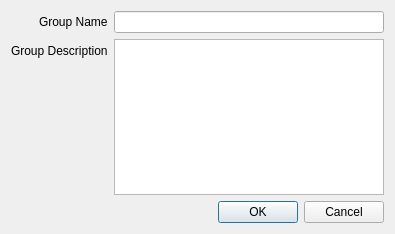
<?xml version="1.0" encoding="UTF-8"?>
<ui version="4.0">
 <class>DatabaseAdminEditGroup</class>
 <widget class="QDialog" name="DatabaseAdminEditGroup">
  <property name="geometry">
   <rect>
    <x>0</x>
    <y>0</y>
    <width>395</width>
    <height>234</height>
   </rect>
  </property>
  <property name="windowTitle">
   <string>Group Dialog</string>
  </property>
  <layout class="QVBoxLayout" name="verticalLayout">
   <item>
    <layout class="QFormLayout" name="formLayout">
     <property name="labelAlignment">
      <set>Qt::AlignRight|Qt::AlignTrailing|Qt::AlignVCenter</set>
     </property>
     <item row="0" column="0">
      <widget class="QLabel" name="label">
       <property name="text">
        <string>Group Name</string>
       </property>
      </widget>
     </item>
     <item row="0" column="1">
      <widget class="QLineEdit" name="lineEdit"/>
     </item>
     <item row="1" column="0">
      <widget class="QLabel" name="label_2">
       <property name="text">
        <string>Group Description</string>
       </property>
      </widget>
     </item>
     <item row="1" column="1">
      <widget class="QPlainTextEdit" name="plainTextEdit"/>
     </item>
    </layout>
   </item>
   <item>
    <widget class="QDialogButtonBox" name="buttonBox">
     <property name="orientation">
      <enum>Qt::Horizontal</enum>
     </property>
     <property name="standardButtons">
      <set>QDialogButtonBox::Cancel|QDialogButtonBox::Ok</set>
     </property>
    </widget>
   </item>
  </layout>
 </widget>
 <resources/>
 <connections>
  <connection>
   <sender>buttonBox</sender>
   <signal>accepted()</signal>
   <receiver>DatabaseAdminEditGroup</receiver>
   <slot>accept()</slot>
   <hints>
    <hint type="sourcelabel">
     <x>248</x>
     <y>254</y>
    </hint>
    <hint type="destinationlabel">
     <x>157</x>
     <y>274</y>
    </hint>
   </hints>
  </connection>
  <connection>
   <sender>buttonBox</sender>
   <signal>rejected()</signal>
   <receiver>DatabaseAdminEditGroup</receiver>
   <slot>reject()</slot>
   <hints>
    <hint type="sourcelabel">
     <x>316</x>
     <y>260</y>
    </hint>
    <hint type="destinationlabel">
     <x>286</x>
     <y>274</y>
    </hint>
   </hints>
  </connection>
 </connections>
</ui>
